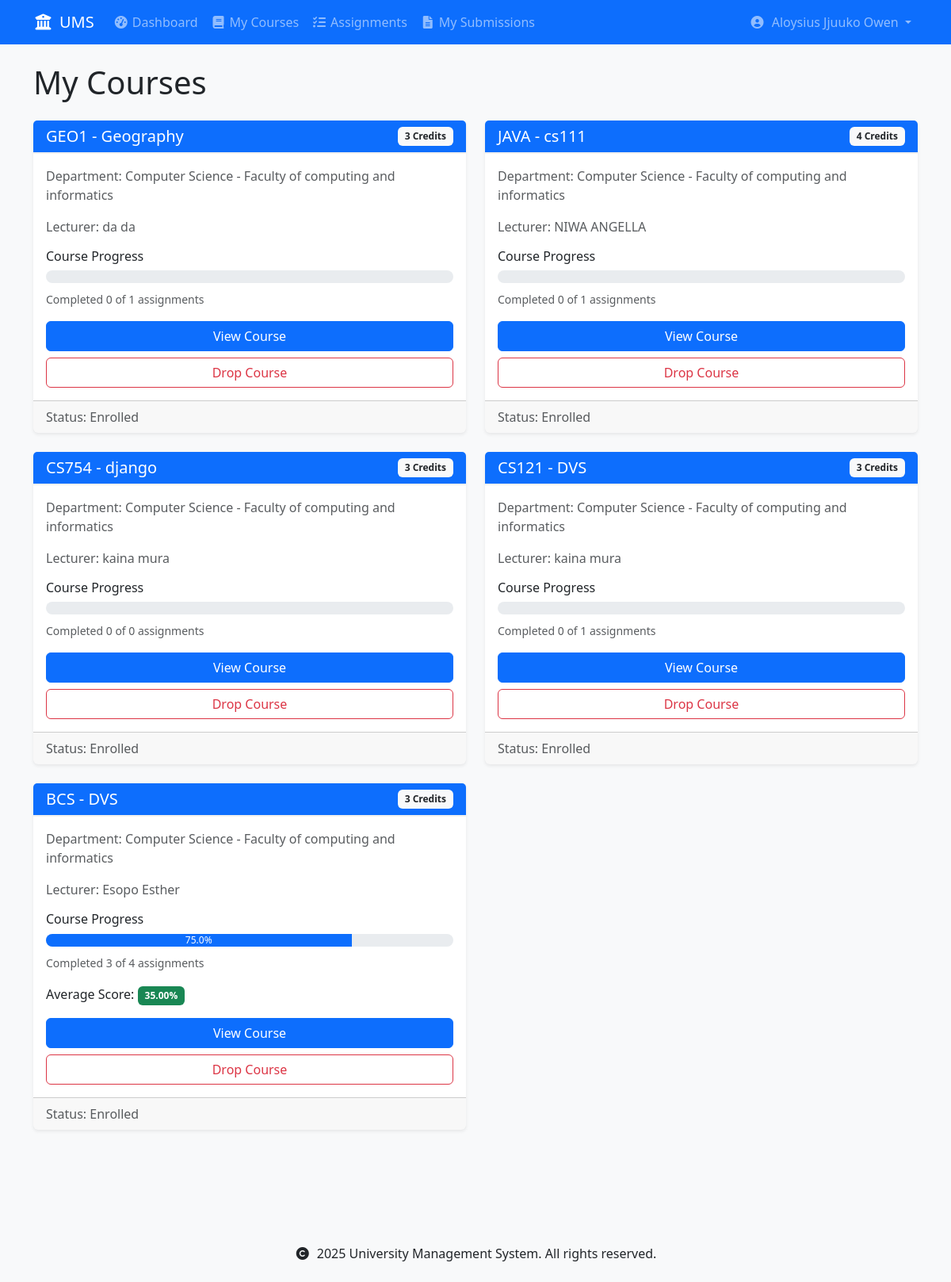
/courses/my-courses/ (signed in), run on the app's committed database.
### accounts/models.py (models this page shows, shortened)
class User(AbstractUser):
    USER_TYPE_CHOICES = [
        ('student', 'Student'),
        ('lecturer', 'Lecturer'),
    ]
    user_type = models.CharField(max_length=10, choices=USER_TYPE_CHOICES)
    registration_number = models.CharField(max_length=20, unique=True, null=True, blank=True)
    staff_number = models.CharField(max_length=20, unique=True, null=True, blank=True)
    department = models.ForeignKey('schools.Department', on_delete=models.SET_NULL, null=True)
    class Meta:
        db_table = 'accounts_user'
        verbose_name = 'User'
        verbose_name_plural = 'Users'
    def is_student(self):
        return self.user_type == 'student'

### courses/models.py (models this page shows, shortened)
class Enrollment(models.Model):
    STATUS_CHOICES = [
        ('enrolled', 'Enrolled'),
        ('completed', 'Completed'),
        ('dropped', 'Dropped'),
    ]
    student = models.ForeignKey(
        settings.AUTH_USER_MODEL,
        on_delete=models.CASCADE,
        related_name='enrollments',
        limit_choices_to={'user_type': 'student'}
    )
    course = models.ForeignKey(
        Course,
        on_delete=models.CASCADE,
        related_name='enrollments'
    )
    status = models.CharField(
        max_length=20,
        choices=STATUS_CHOICES,
        default='enrolled'
    )
    enrolled_at = models.DateTimeField(auto_now_add=True)
    updated_at = models.DateTimeField(auto_now=True)
    class Meta:
        unique_together = ['student', 'course']
        ordering = ['-enrolled_at']
    def get_progress(self):
        total_assignments = self.course.assignments.count()
        completed_assignments = self.student.submissions.filter(
            assignment__course=self.course
        ).count()
        progress = {
            'completed_assignments': completed_assignments,
            'total_assignments': total_assignments,
            'progress_percentage': (completed_assignments / total_assignments * 100) if total_assignments > 0 else 0
        }
        return progress
    def get_average_score(self):
        from django.db.models import Avg
        avg_score = self.student.submissions.filter(
            assignment__course=self.course,
            marks__isnull=False
        ).aggregate(avg=Avg('marks'))['avg']
        return round(avg_score, 2) if avg_score is not None else None

class Course(models.Model):
    code = models.CharField(max_length=10, unique=True)
    name = models.CharField(max_length=100)
    department = models.ForeignKey(
        'schools.Department',
        on_delete=models.CASCADE,
        related_name='courses'
    )
    lecturer = models.ForeignKey(
        settings.AUTH_USER_MODEL,
        on_delete=models.SET_NULL,  # Changed from CASCADE to SET_NULL
        related_name='courses_teaching',
        limit_choices_to={'user_type': 'lecturer'},
        null=True  # Allow null for existing records
    )
    description = models.TextField(blank=True)
    credits = models.PositiveIntegerField(
        validators=[MinValueValidator(1), MaxValueValidator(6)],
        default=3  # Default number of credits
    )
    is_active = models.BooleanField(default=True)
    created_at = models.DateTimeField(auto_now_add=True)
    updated_at = models.DateTimeField(auto_now=True)
    class Meta:
        ordering = ['department', 'code']
        unique_together = ['department', 'code']

### schools/models.py (models this page shows, shortened)
class Department(models.Model):
    name = models.CharField(max_length=100)
    code = models.CharField(max_length=10, unique=True)
    school = models.ForeignKey(School, on_delete=models.CASCADE, related_name='departments')
    description = models.TextField(blank=True)
    required_courses = models.ManyToManyField('courses.Course', related_name='required_by_departments', blank=True)
    created_at = models.DateTimeField(auto_now_add=True)
    updated_at = models.DateTimeField(auto_now=True)
    def __str__(self):
        return f"{self.name} - {self.school.name}"
    class Meta:
        ordering = ['school__name', 'name']
        unique_together = ['school', 'code']  # Ensure unique department codes within each school

class School(models.Model):
    name = models.CharField(max_length=100)
    code = models.CharField(max_length=10, unique=True)
    description = models.TextField(blank=True)
    created_at = models.DateTimeField(auto_now_add=True)
    updated_at = models.DateTimeField(auto_now=True)
    class Meta:
        ordering = ['name']

### courses/views.py (the view)
# urls.py: path('my-courses/', views.my_courses, name='my_courses'),
@login_required
def my_courses(request):
    if not request.user.is_student():
        messages.error(request, 'Only students can view their courses.')
        return redirect('courses:course_list')
    enrollments = Enrollment.objects.filter(
        student=request.user
    ).select_related(
        'course',
        'course__lecturer',
        'course__department'
    )
    enrolled_course_ids = enrollments.values_list('course_id', flat=True)
    available_courses = Course.objects.filter(
        department=request.user.department,
        is_active=True
    ).exclude(
        id__in=enrolled_course_ids
    ).select_related('lecturer', 'department')
    context = {
        'enrollments': enrollments,
        'available_courses': available_courses
    }
    return render(request, 'courses/my_courses.html', context)

### templates/courses/my_courses.html (shortened to what this page needs)
{% extends 'base.html' %}
{% load custom_filters %}
{% block content %}
<div class="container">
    <h1 class="mb-4">My Courses</h1>
    {% if enrollments %}
        <div class="row mb-4">
            {% for enrollment in enrollments %}
                <div class="col-md-6 mb-4">
                    <div class="card h-100">
                        <div class="card-header bg-primary text-white d-flex justify-content-between align-items-center">
                            <h5 class="card-title mb-0">{{ enrollment.course.code }} - {{ enrollment.course.name }}</h5>
                            <span class="badge bg-light text-dark">{{ enrollment.course.credits }} Credits</span>
                        </div>
                        <div class="card-body">
                            <p class="text-muted">Department: {{ enrollment.course.department }}</p>
                            <p class="text-muted">Lecturer: {{ enrollment.course.lecturer.get_full_name }}</p>
                            {% with progress=enrollment.get_progress %}
                                <div class="mb-3">
                                    <h6>Course Progress</h6>
                                    <div class="progress mb-2">
                                        <div class="progress-bar" role="progressbar"
                                             style="width: {{ progress.progress_percentage }}%"
                                             aria-valuenow="{{ progress.progress_percentage }}"
                                             aria-valuemin="0" aria-valuemax="100">
                                            {{ progress.progress_percentage|floatformat:1 }}%
                                        </div>
                                    </div>
                                    <small class="text-muted">
                                        Completed {{ progress.completed_assignments }} of {{ progress.total_assignments }} assignments
                                    </small>
                                </div>
                            {% endwith %}
                            {% with avg_score=enrollment.get_average_score %}
                                {% if avg_score %}
                                    <p class="mb-3">
                                        Average Score:
                                        <span class="badge bg-success">{{ avg_score }}%</span>
                                    </p>
                                {% endif %}
                            {% endwith %}
                            <div class="d-grid gap-2">
                                <a href="{% url 'courses:course_detail' enrollment.course.id %}"
                                   class="btn btn-primary">View Course</a>
                                {% if enrollment.course not in user.department.required_courses.all %}
                                    <button type="button" class="btn btn-outline-danger"
                                            data-bs-toggle="modal"
                                            data-bs-target="#dropCourseModal{{ enrollment.course.id }}">
                                        Drop Course
                                    </button>
                                {% endif %}
                            </div>
                        </div>
                        <div class="card-footer text-muted">
                            Status: {{ enrollment.get_status_display }}
                        </div>
                    </div>
                </div>
            {% endfor %}
        </div>
    {% endif %}
</div>
{% endblock %}

### templates/base.html (shortened to what this page needs)
{% load static %}
<!DOCTYPE html>
<html lang="en">
<head>
    <link href="https://cdn.jsdelivr.net/npm/bootstrap@5.3.0/dist/css/bootstrap.min.css" rel="stylesheet">
    <link href="https://cdnjs.cloudflare.com/ajax/libs/font-awesome/6.0.0/css/all.min.css" rel="stylesheet">
    <link href="{% static 'css/custom.css' %}" rel="stylesheet">
</head>
<body>
    <nav class="navbar navbar-expand-lg navbar-dark bg-primary">
        <div class="container">
            <a class="navbar-brand" href="{% url 'home' %}">
                <i class="fas fa-university me-2"></i>UMS
            </a>
            <div class="collapse navbar-collapse" id="navbarNav">
                <ul class="navbar-nav me-auto">
                    {% if user.is_authenticated %}
                        {% if user.is_student %}
                            <li class="nav-item">
                                <a class="nav-link" href="{% url 'accounts:student_dashboard' %}">
                                    <i class="fas fa-tachometer-alt me-1"></i>Dashboard
                                </a>
                            </li>
                            <li class="nav-item">
                                <a class="nav-link" href="{% url 'courses:my_courses' %}">
                                    <i class="fas fa-book me-1"></i>My Courses
                                </a>
                            </li>
                            <li class="nav-item">
                                <a class="nav-link" href="{% url 'assignments:assignment_list' %}">
                                    <i class="fas fa-tasks me-1"></i>Assignments
                                </a>
                            </li>
                            <li class="nav-item">
                                <a class="nav-link" href="{% url 'assignments:my_submissions' %}">
                                    <i class="fas fa-file-alt me-1"></i>My Submissions
                                </a>
                            </li>
                        {% endif %}
                    {% endif %}
                </ul>
                <ul class="navbar-nav">
                    {% if user.is_authenticated %}
                        <li class="nav-item dropdown">
                            <a class="nav-link dropdown-toggle" href="#" id="userDropdown" role="button"
                               data-bs-toggle="dropdown" aria-expanded="false">
                                <i class="fas fa-user-circle me-1"></i>
                                {{ user.get_full_name|default:user.username }}
                            </a>
                        </li>
                    {% endif %}
                </ul>
            </div>
        </div>
    </nav>
    <main class="py-4">
        {% block content %}
        {% endblock %}
    </main>
    <footer class="bg-light py-4 mt-5">
        <div class="container text-center">
            <p class="mb-0">
                <i class="fas fa-copyright me-1"></i>
                {% now "Y" %} University Management System. All rights reserved.
            </p>
        </div>
    </footer>
</body>
</html>

### static/css/custom.css (style rules this page uses)
body { background-color: #f8f9fa; }
.progress { background-color: #e9ecef; border-radius: 0.5rem; overflow: hidden; }
.progress-bar { background-color: #0d6efd; transition: width 0.6s ease; }
.card { border: none; box-shadow: 0 0.125rem 0.25rem rgba(0, 0, 0, 0.075); transition: transform 0.2s; }
.card-header { background-color: #fff; border-bottom: 2px solid #f0f0f0; }
.badge { padding: 0.5em 0.75em; }
.badge.bg-success { background-color: #198754 !important; }
.fas { width: 1.25em; text-align: center; }

### data on the page
User: get_full_name "Aloysius Jjuuko Owen"
Enrollment: course.code "GEO1", course.name "Geography", course.credits "3", course.department "Computer Science - Faculty of computing and informatics", course.lecturer.get_full_name "da da", get_progress.completed_assignments "0", get_progress.total_assignments "1", status "Enrolled"
Enrollment: course.code "JAVA", course.name "cs111", course.credits "4", course.department "Computer Science - Faculty of computing and informatics", course.lecturer.get_full_name "NIWA ANGELLA", get_progress.completed_assignments "0", get_progress.total_assignments "1", status "Enrolled"
Enrollment: course.code "CS754", course.name "django", course.credits "3", course.department "Computer Science - Faculty of computing and informatics", course.lecturer.get_full_name "kaina mura", get_progress.completed_assignments "0", get_progress.total_assignments "0", status "Enrolled"
Enrollment: course.code "CS121", course.name "DVS", course.credits "3", course.department "Computer Science - Faculty of computing and informatics", course.lecturer.get_full_name "kaina mura", get_progress.completed_assignments "0", get_progress.total_assignments "1", status "Enrolled"
Enrollment: course.code "BCS", course.name "DVS", course.credits "3", course.department "Computer Science - Faculty of computing and informatics", course.lecturer.get_full_name "Esopo Esther", get_progress.progress_percentage "75.0", get_progress.completed_assignments "3", get_progress.total_assignments "4", get_average_score "35.00", status "Enrolled"
